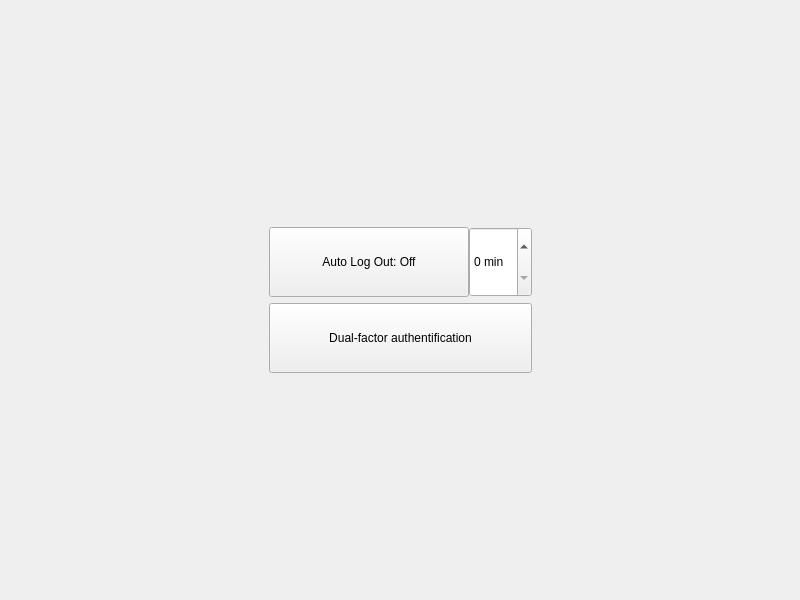
<?xml version="1.0" encoding="UTF-8"?>
<ui version="4.0">
 <class>settings_security</class>
 <widget class="QWidget" name="settings_security">
  <property name="geometry">
   <rect>
    <x>0</x>
    <y>0</y>
    <width>800</width>
    <height>600</height>
   </rect>
  </property>
  <property name="minimumSize">
   <size>
    <width>800</width>
    <height>600</height>
   </size>
  </property>
  <property name="windowTitle">
   <string>Form</string>
  </property>
  <layout class="QGridLayout" name="gridLayout">
   <item row="0" column="0">
    <layout class="QHBoxLayout" name="horizontalLayout_2">
     <item>
      <spacer name="horizontalSpacer">
       <property name="orientation">
        <enum>Qt::Horizontal</enum>
       </property>
       <property name="sizeHint" stdset="0">
        <size>
         <width>40</width>
         <height>20</height>
        </size>
       </property>
      </spacer>
     </item>
     <item>
      <layout class="QVBoxLayout" name="verticalLayout_2">
       <item>
        <spacer name="verticalSpacer">
         <property name="orientation">
          <enum>Qt::Vertical</enum>
         </property>
         <property name="sizeHint" stdset="0">
          <size>
           <width>20</width>
           <height>40</height>
          </size>
         </property>
        </spacer>
       </item>
       <item>
        <layout class="QVBoxLayout" name="verticalLayout">
         <item>
          <layout class="QHBoxLayout" name="horizontalLayout">
           <property name="spacing">
            <number>0</number>
           </property>
           <item>
            <widget class="QPushButton" name="autoLogOut_Button">
             <property name="minimumSize">
              <size>
               <width>200</width>
               <height>70</height>
              </size>
             </property>
             <property name="text">
              <string>Auto Log Out: Off</string>
             </property>
            </widget>
           </item>
           <item>
            <widget class="QSpinBox" name="spinBox">
             <property name="minimumSize">
              <size>
               <width>0</width>
               <height>70</height>
              </size>
             </property>
             <property name="suffix">
              <string> min</string>
             </property>
            </widget>
           </item>
          </layout>
         </item>
         <item>
          <widget class="QPushButton" name="dualFA_Button">
           <property name="minimumSize">
            <size>
             <width>200</width>
             <height>70</height>
            </size>
           </property>
           <property name="text">
            <string>Dual-factor authentification</string>
           </property>
          </widget>
         </item>
        </layout>
       </item>
       <item>
        <spacer name="verticalSpacer_2">
         <property name="orientation">
          <enum>Qt::Vertical</enum>
         </property>
         <property name="sizeHint" stdset="0">
          <size>
           <width>20</width>
           <height>40</height>
          </size>
         </property>
        </spacer>
       </item>
      </layout>
     </item>
     <item>
      <spacer name="horizontalSpacer_2">
       <property name="orientation">
        <enum>Qt::Horizontal</enum>
       </property>
       <property name="sizeHint" stdset="0">
        <size>
         <width>40</width>
         <height>20</height>
        </size>
       </property>
      </spacer>
     </item>
    </layout>
   </item>
  </layout>
 </widget>
 <resources/>
 <connections/>
</ui>
